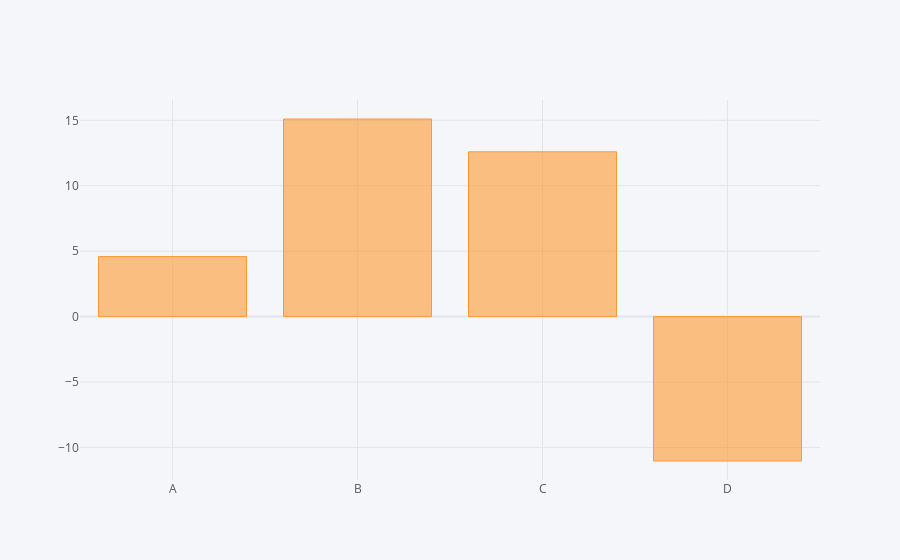

Notebook cell for this chart:
### Markdown cell above
**Gráficos de Barras**

### Code cell
df.sum().iplot(kind='bar')

### Figure 1 — Plotly figure (JSON) as saved in the notebook; plotly's stock layout.template omitted (floating-point values rounded to 4 significant figures)
{"data": [{"marker": {"color": "rgba(255, 153, 51, 0.6)", "line": {"color": "rgba(255, 153, 51, 1.0)", "width": 1}}, "name": "None", "orientation": "v", "text": "", "type": "bar", "x": ["A", "B", "C", "D"], "y": [4.59, 15.1, 12.6, -11.04]}], "layout": {"legend": {"bgcolor": "#F5F6F9", "font": {"color": "#4D5663"}}, "paper_bgcolor": "#F5F6F9", "plot_bgcolor": "#F5F6F9", "title": {"font": {"color": "#4D5663"}}, "xaxis": {"gridcolor": "#E1E5ED", "showgrid": true, "tickfont": {"color": "#4D5663"}, "title": {"font": {"color": "#4D5663"}, "text": ""}, "zerolinecolor": "#E1E5ED"}, "yaxis": {"gridcolor": "#E1E5ED", "showgrid": true, "tickfont": {"color": "#4D5663"}, "title": {"font": {"color": "#4D5663"}, "text": ""}, "zerolinecolor": "#E1E5ED"}}}
